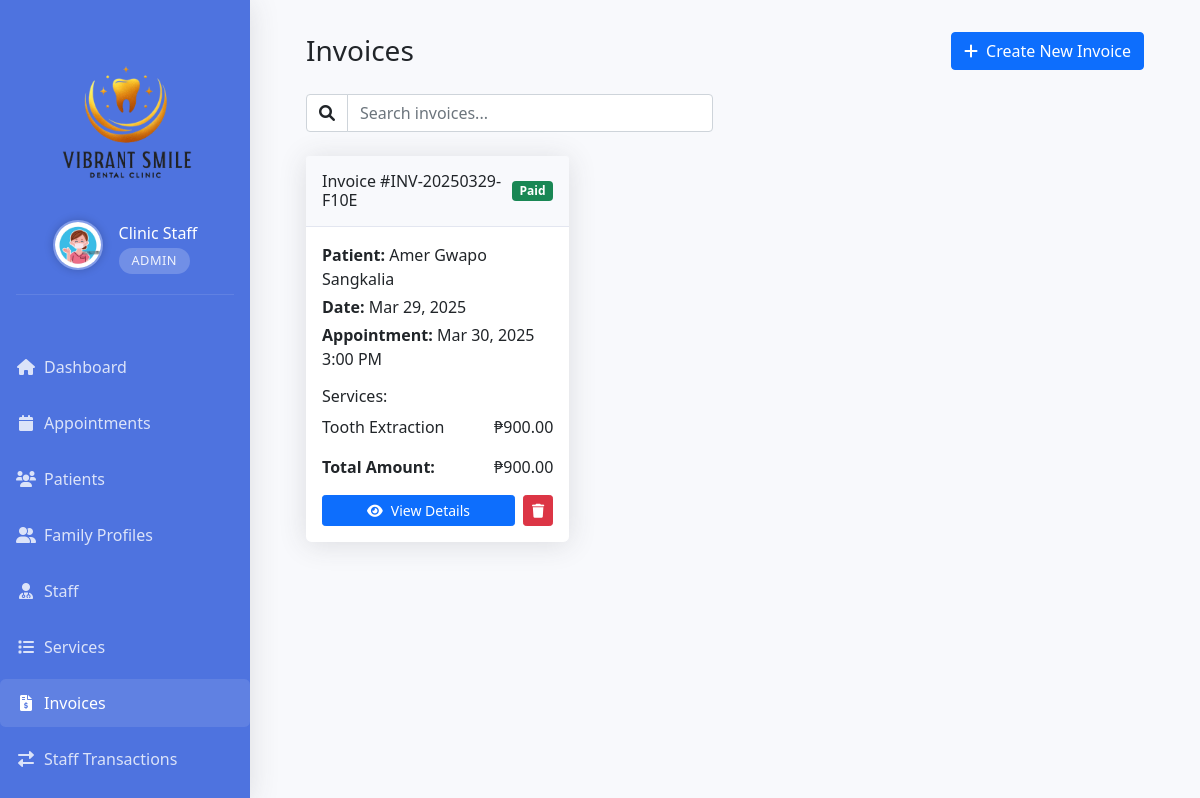
The app's page /admin/invoices.php (signed in) with its own data.
### tables this page shows
CREATE TABLE `users` (
  `id` int(11) NOT NULL,
  `username` varchar(50) NOT NULL,
  `password` varchar(255) NOT NULL,
  `role` enum('admin','doctor','patient') NOT NULL,
  `email` varchar(100) NOT NULL,
  `first_name` varchar(50) NOT NULL DEFAULT '',
  `middle_name` varchar(50) NOT NULL DEFAULT '',
  `last_name` varchar(50) NOT NULL DEFAULT '',
  `phone` varchar(20) DEFAULT NULL,
  `created_at` timestamp NOT NULL DEFAULT current_timestamp(),
  `updated_at` timestamp NOT NULL DEFAULT current_timestamp() ON UPDATE current_timestamp(),
  `active` tinyint(1) DEFAULT 1,
  `email_verified` tinyint(1) DEFAULT 0,
  `profile_picture` varchar(255) DEFAULT NULL
);

CREATE TABLE `invoices` (
  `id` int(11) NOT NULL,
  `appointment_id` int(11) NOT NULL,
  `invoice_number` varchar(50) NOT NULL,
  `total_amount` decimal(10,2) NOT NULL,
  `payment_status` enum('pending','partial','paid') DEFAULT 'pending',
  `payment_method` enum('cash','card','insurance') DEFAULT 'cash',
  `notes` text DEFAULT NULL,
  `created_at` timestamp NOT NULL DEFAULT current_timestamp(),
  `updated_at` timestamp NOT NULL DEFAULT current_timestamp() ON UPDATE current_timestamp()
);

CREATE TABLE `appointments` (
  `id` int(11) NOT NULL,
  `patient_id` int(11) NOT NULL,
  `doctor_id` int(11) DEFAULT NULL,
  `appointment_date` date NOT NULL,
  `appointment_time` time NOT NULL,
  `status` enum('pending','scheduled','approved','completed','cancelled') NOT NULL DEFAULT 'pending',
  `notes` text DEFAULT NULL,
  `created_at` timestamp NOT NULL DEFAULT current_timestamp(),
  `updated_at` timestamp NOT NULL DEFAULT current_timestamp() ON UPDATE current_timestamp(),
  `service_id` int(11) DEFAULT NULL,
  `end_time` time DEFAULT NULL,
  `reschedule_count` int(11) DEFAULT 0
);

### admin/invoices.php (the view, shortened to what this page needs)
<?php
require_once "../config/database.php";
$sql = "SELECT i.*,
        CONCAT(u.first_name, ' ', COALESCE(u.middle_name, ''), ' ', u.last_name) as patient_name,
        u.email as patient_email,
        u.phone as patient_phone,
        a.appointment_date,
        a.appointment_time,
        GROUP_CONCAT(s.name) as services,
        GROUP_CONCAT(ii.quantity) as quantities,
        GROUP_CONCAT(ii.unit_price) as prices,
        (SELECT COALESCE(SUM(amount), 0) FROM payments WHERE invoice_id = i.id) as total_paid
        FROM invoices i
        JOIN appointments a ON i.appointment_id = a.id
        JOIN patients p ON a.patient_id = p.id
        JOIN users u ON p.user_id = u.id
        LEFT JOIN invoice_items ii ON i.id = ii.invoice_id
        LEFT JOIN services s ON ii.service_id = s.id
        GROUP BY i.id
        ORDER BY i.created_at DESC";
$invoices = mysqli_query($conn, $sql);
$current_page = "invoices";
require_once "includes/header.php";
?>
<div class="container-fluid">
    <div class="d-flex justify-content-between align-items-center mb-4">
        <h1 class="h3 mb-0 text-gray-800">Invoices</h1>
        <a href="invoice_form.php" class="btn btn-primary">
            <i class="fas fa-plus me-2"></i>Create New Invoice
        </a>
    </div>
    <div class="row mb-4">
        <div class="col-md-6">
            <div class="input-group">
                <span class="input-group-text bg-white">
                    <i class="fas fa-search"></i>
                </span>
                <input type="text" id="searchInput" class="form-control" placeholder="Search invoices...">
            </div>
        </div>
    </div>
    <div class="row" id="invoiceCards">
        <?php if(mysqli_num_rows($invoices) > 0): ?>
            <?php while($invoice = mysqli_fetch_assoc($invoices)):
            ?>
                <div class="col-md-6 col-xl-4 mb-4">
                    <div class="card">
                        <div class="card-header">
                            <div class="d-flex justify-content-between align-items-center">
                                <h6 class="mb-0">Invoice #<?php echo $invoice['invoice_number']; ?></h6>
                                <span class="badge bg-<?php
                                    echo $invoice['payment_status'] === 'paid' ? 'success' :
                                        ($invoice['payment_status'] === 'partial' ? 'warning' : 'danger');
                                ?>">
                                    <?php echo ucfirst($invoice['payment_status']); ?>
                                </span>
                            </div>
                        </div>
                        <div class="card-body">
                            <div class="mb-3">
                                <p class="mb-1"><strong>Patient:</strong> <?php echo htmlspecialchars($invoice['patient_name']); ?></p>
                                <p class="mb-1"><strong>Date:</strong> <?php echo date('M d, Y', strtotime($invoice['created_at'])); ?></p>
                                <p class="mb-1"><strong>Appointment:</strong> <?php echo date('M d, Y g:i A', strtotime($invoice['appointment_date'] . ' ' . $invoice['appointment_time'])); ?></p>
                            </div>
                            <div class="mb-3">
                                <h6 class="mb-2">Services:</h6>
                                <?php
                                if (!empty($invoice['services'])) {
                                    $services = explode(',', $invoice['services']);
                                    $prices = explode(',', $invoice['prices']);
                                    for($i = 0; $i < count($services); $i++):
                                ?>
                                    <div class="d-flex justify-content-between mb-1">
                                        <span><?php echo htmlspecialchars($services[$i]); ?></span>
                                        <span>₱<?php echo number_format($prices[$i], 2); ?></span>
                                    </div>
                                <?php
                                    endfor;
                                } else {
                                    echo '<p class="text-muted mb-0">No services added</p>';
                                }
                                ?>
                            </div>
                            <div class="d-flex justify-content-between align-items-center mb-3">
                                <div>
                                    <p class="mb-0"><strong>Total Amount:</strong></p>
                                </div>
                                <div class="text-end">
                                    <p class="mb-0">₱<?php echo number_format($invoice['total_amount'], 2); ?></p>
                                </div>
                            </div>
                            <div class="d-flex gap-2">
                                <a href="invoice_details.php?id=<?php echo $invoice['id']; ?>" class="btn btn-primary btn-sm flex-grow-1">
                                    <i class="fas fa-eye me-2"></i>View Details
                                </a>
                                <button type="button" class="btn btn-danger btn-sm" data-bs-toggle="modal" data-bs-target="#deleteInvoiceModal<?php echo $invoice['id']; ?>">
                                    <i class="fas fa-trash"></i>
                                </button>
                            </div>
                        </div>
                    </div>
                </div>
            <?php endwhile; ?>
        <?php endif; ?>
    </div>
</div>
<?php require_once "includes/footer.php"; ?>

### admin/includes/header.php (shortened to what this page needs)
<!DOCTYPE html>
<html lang="en">
<head>
    <link href="https://cdn.jsdelivr.net/npm/bootstrap@5.1.3/dist/css/bootstrap.min.css" rel="stylesheet">
    <link href="https://cdnjs.cloudflare.com/ajax/libs/font-awesome/6.0.0/css/all.min.css" rel="stylesheet">
    <link href="https://cdn.jsdelivr.net/npm/sweetalert2@11.7.32/dist/sweetalert2.min.css" rel="stylesheet">
    <link href="https://cdn.jsdelivr.net/npm/fullcalendar@5.11.3/main.min.css" rel="stylesheet">
</head>
<body>
    <div class="container-fluid">
        <div class="row">
            <div class="col-lg-2 px-0 sidebar" id="sidebar">
                <div class="logo-container">
                    <img src="../assets/images/logo_vibrant.png" alt="Vibrant SmileDental Logo" class="img-fluid logo-img">
                    <?php
                    $admin_id = $_SESSION["id"];
                    $admin_query = "SELECT first_name, last_name, profile_picture FROM users WHERE id = ?";
                    $admin_stmt = mysqli_prepare($conn, $admin_query);
                    mysqli_stmt_bind_param($admin_stmt, "i", $admin_id);
                    mysqli_stmt_execute($admin_stmt);
                    $admin_result = mysqli_stmt_get_result($admin_stmt);
                    $admin_info = mysqli_fetch_assoc($admin_result);
                    $admin_name = $admin_info['first_name'] . ' ' . $admin_info['last_name'];
                    $profile_pic = $admin_info['profile_picture'] ? '../' . $admin_info['profile_picture'] : '../assets/img/default-profile.png';
                    ?>
                    <div class="admin-profile mb-3">
                        <div class="d-flex align-items-center justify-content-center">
                            <img src="<?php echo $profile_pic; ?>" alt="Admin Profile" class="admin-profile-img rounded-circle me-3">
                            <div class="text-start">
                                <h4 class="text-white mb-0"><?php echo htmlspecialchars($admin_name); ?></h4>
                                <span class="admin-label">Admin</span>
                            </div>
                        </div>
                    </div>
                </div>
                <ul class="nav flex-column">
                    <li class="nav-item">
                        <a class="nav-link <?php echo $current_page === 'dashboard' ? 'active' : ''; ?>" href="dashboard.php">
                            <i class="fas fa-home me-2"></i> Dashboard
                        </a>
                    </li>
                    <li class="nav-item">
                        <a class="nav-link <?php echo $current_page === 'appointments' ? 'active' : ''; ?>" href="appointments.php">
                            <i class="fas fa-calendar me-2"></i> Appointments
                        </a>
                    </li>
                    <li class="nav-item">
                        <a class="nav-link <?php echo $current_page === 'patients' ? 'active' : ''; ?>" href="patients.php">
                            <i class="fas fa-users me-2"></i> Patients
                        </a>
                    </li>
                    <li class="nav-item">
                        <a class="nav-link <?php echo $current_page === 'family_profiles' ? 'active' : ''; ?>" href="family_profiles.php">
                            <i class="fas fa-user-friends me-2"></i> Family Profiles
                        </a>
                    </li>
                    <li class="nav-item">
                        <a class="nav-link <?php echo $current_page === 'staff' ? 'active' : ''; ?>" href="staff.php">
                            <i class="fas fa-user-md me-2"></i> Staff
                        </a>
                    </li>
                    <li class="nav-item">
                        <a class="nav-link <?php echo $current_page === 'services' ? 'active' : ''; ?>" href="services.php">
                            <i class="fas fa-list me-2"></i> Services
                        </a>
                    </li>
                    <li class="nav-item">
                        <a class="nav-link <?php echo $current_page === 'invoices' ? 'active' : ''; ?>" href="invoices.php">
                            <i class="fas fa-file-invoice-dollar me-2"></i> Invoices
                        </a>
                    </li>
                    <li class="nav-item">
                        <a class="nav-link <?php echo $current_page === 'transactions' ? 'active' : ''; ?>" href="transactions.php">
                            <i class="fas fa-exchange-alt me-2"></i> Staff Transactions
                        </a>
                    </li>
                    <li class="nav-item">
                        <a class="nav-link <?php echo $current_page === 'reports' ? 'active' : ''; ?>" href="reports.php">
                        </a>
                    </li>
                </ul>
            </div>
            <div class="col-lg-10 main-content" id="mainContent">

### admin/includes/header.php (style rules this page uses)
body { background: #f8f9fc; overflow-x: hidden; }
.sidebar { min-height: 100vh; background: #4e73df; color: white; padding: 1rem; position: fixed; left: 0; top: 0; z-index: 1000; transition: all 0.3s ease; width: 250px; overflow-y: auto; box-shadow: 0 0.15rem 1.75rem 0 rgba(58, 59, 69, 0.15); }
.sidebar .nav-link { color: rgba(255,255,255,.8); padding: 0.75rem 1rem; border-radius: 0.35rem; margin-bottom: 0.5rem; transition: all 0.3s ease; white-space: nowrap; display: flex; align-items: center; }
.sidebar .nav-link i { width: 20px; text-align: center; margin-right: 0.5rem; }
.sidebar .nav-link.active { background: rgba(255,255,255,.1); color: white; font-weight: 500; }
.main-content { padding: 2rem; margin-left: 250px; transition: all 0.3s ease; min-height: 100vh; position: relative; }
.card { border: none; border-radius: 0.35rem; box-shadow: 0 0.15rem 1.75rem 0 rgba(58, 59, 69, 0.15); margin-bottom: 1.5rem; }
.card-header { background-color: #f8f9fc; border-bottom: 1px solid #e3e6f0; padding: 1rem; }
.logo-container { padding: 1rem; margin-bottom: 1rem; text-align: center; border-radius: 0.5rem; }
.logo-container img { max-width: 180px; height: auto; margin-bottom: 0.5rem; transition: transform 0.3s ease; }
.logo-container h4 { margin: 0; font-size: 1.2rem; color: rgba(255, 255, 255, 0.9); font-weight: 500; }
.logo-container .admin-label { display: inline-block; background: rgba(255, 255, 255, 0.2); color: rgba(255, 255, 255, 0.9); padding: 0.2rem 0.8rem; border-radius: 1rem; font-size: 0.8rem; margin-top: 0.3rem; font-weight: 500; letter-spacing: 0.5px; text-transform: uppercase; }
@media (min-width: 992px) { .sidebar { transform: none !important; display: block !important; width: 250px !important; position: fixed !important; height: 100vh !important; z-index: 1000 !important; } }
@media (min-width: 992px) { .main-content { margin-left: 250px !important; width: calc(100% - 250px) !important; } }
.admin-profile { padding-bottom: 1rem; border-bottom: 1px solid rgba(255, 255, 255, 0.1); margin-bottom: 1rem; }
.admin-profile-img { width: 50px; height: 50px; object-fit: cover; border: 2px solid rgba(255, 255, 255, 0.3); box-shadow: 0 0 10px rgba(0, 0, 0, 0.2); }
.admin-profile h4 { font-size: 1rem; font-weight: 500; }
.logo-img { max-width: 120px; margin: 0 auto; display: block; }

### records on screen
users: profile_picture (picture), admin_name "Clinic Staff"
invoices: invoice_number "INV-20250329-F10E", payment_status "Paid", patient_name "Amer Gwapo Sangkalia", created_at "Mar 29, 2025", appointment.appointment_time "Mar 30, 2025 3:00 PM", i "Tooth Extraction", i "900.00", total_amount "900.00"
